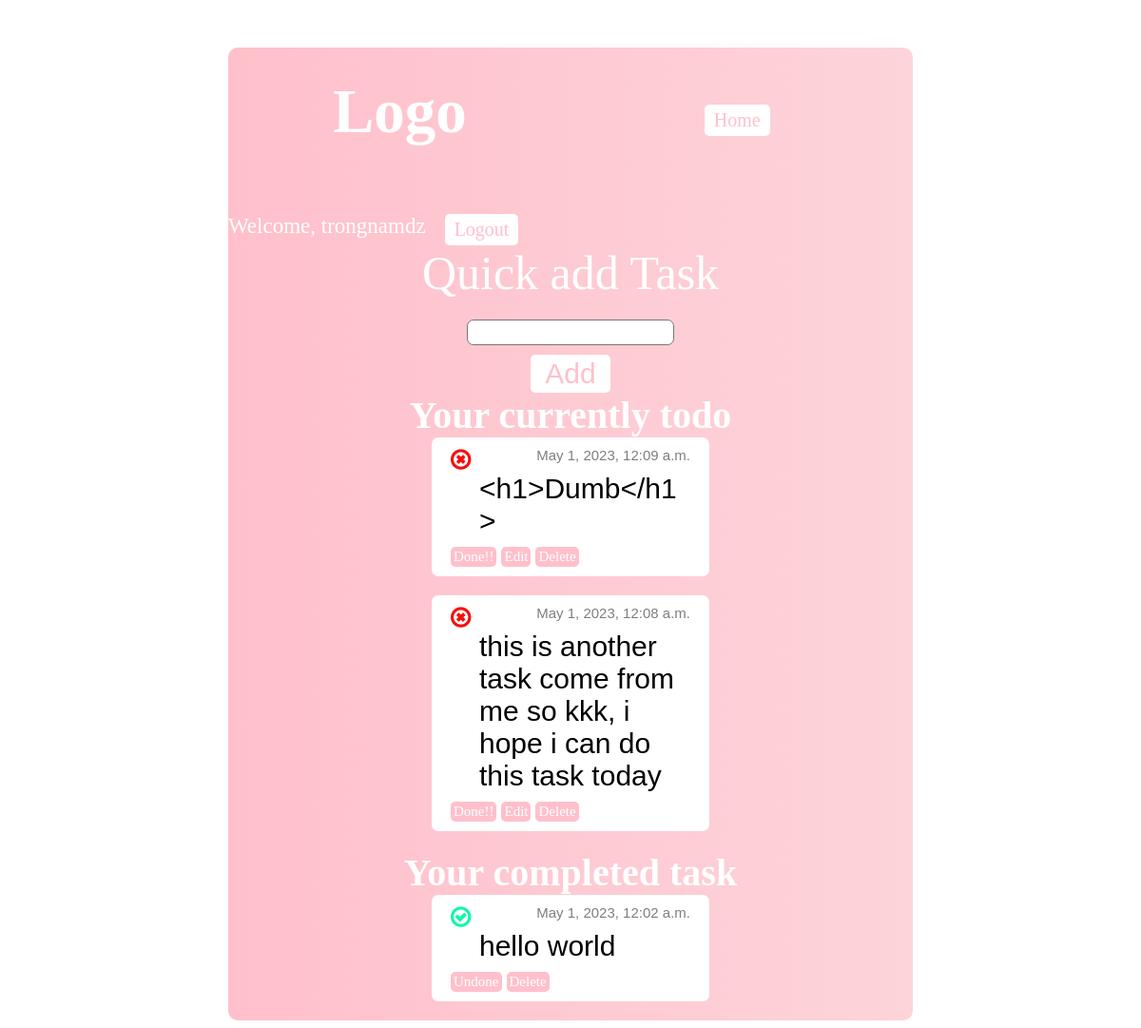
The app's page / (signed in) with its own data.
### base/models.py (models this page shows, shortened)
class Task(models.Model):
    user = models.ForeignKey(User, on_delete=models.CASCADE)
    todo = models.TextField(null=True, blank=False)
    status = models.BooleanField(default=False)
    created = models.DateTimeField(auto_now_add=True)
    done = models.DateTimeField(null=True)

### base/views.py (the view, shortened to what this page needs)
# urls.py: path('', views.Base.as_view(), name='home'),
class Base(View):
    def get(self, request):
        AddTaskForm = AddTask()
        if self.request.user.is_authenticated:
            all_task = Task.objects.all()
            user_task = all_task.filter(user=self.request.user, status=False).order_by('-created')
            done_task = all_task.filter(user=self.request.user, status=True).order_by('-done')
        else:
            user_task = None
            done_task = None
        return render(request, 'base/base.html', {
            'atform': AddTaskForm,
            'task': user_task,
            'done_task': done_task
        })

### base/forms.py
class AddTask(forms.Form):
    taskname = forms.CharField(widget=forms.Textarea(attrs={'class': 'auto-expand'}), required=True, label='Quick add Task')

### base/templates/base/base.html (shortened to what this page needs)
{% load static %}
<!DOCTYPE html>
<html lang="en">
<head>
    <link rel="stylesheet" href="{% static 'base/css/styles.css' %}">
    <link rel="stylesheet" href="{% static 'base/css/base.css' %}">
    <link rel="stylesheet" href="https://cdnjs.cloudflare.com/ajax/libs/font-awesome/4.7.0/css/font-awesome.min.css">
</head>
<body>
    <div class="container group">
        {% include 'header.html' %}
        <form action="" method="post">
            {% for field in atform %}
                <p class="addtask-label">{{field.label}}</p>
                {{field}}
            {% endfor %}
            <button type="submit" class="submit-button">Add</button>
        </form>
        <h1>Your currently todo</h1>
        {% if request.user.is_authenticated %}
            {% if task %}
                {% for i in task %}
                    <div class="todo-container group">
                        <div class="unfinish-icon"><i class="fa fa-times-circle-o" aria-hidden="true"></i></div>
                        <div class="todo-date ">{{i.created}}</div>
                        <div class="todo-name">{{i.todo}}</div>
                        <form><button class="action-button" type="submit" name="done" value="{{i.id}}">Done!!</button></form>
                        <a class="action-button" href="{% url 'edit' i.id %}">Edit</a>
                        <form><button class="action-button" type="submit" name="delete" value="{{i.id}}">Delete</button></form>
                    </div>
                {% endfor %}
            {% else %}
                    <p class="annouce">You haven't add any task yet!!</p>
            {% endif %}
            <h1>Your completed task</h1>
            {% if done_task %}
                {% for i in done_task %}
                <div class="todo-container group">
                    <div class="finish-icon"><i class="fa fa-check-circle-o" aria-hidden="true"></i></div>
                    <div class="todo-date">{{i.created}}</div>
                    <div class="todo-name">{{i.todo}}</div>
                    <form><button class="action-button" type="submit" name="undone" value="{{i.id}}">Undone</button></form>
                    <form><button class="action-button" type="submit" name="delete" value="{{i.id}}">Delete</button></form>
                </div>
                {% endfor %}
            {% else %}
                <p class="annouce bottom">You haven't done any task yet!!</p>
            {% endif %}
        {% else %}
            <p class="annouce bottom">You haven't login yet, please login!</p>
        {% endif %}
    </div>
</body>
</html>

### templates/header.html
<header class="group">
    <nav>
        <ul>
            <li><p class="logo">Logo</p></li>
            <li><a href="{% url 'home' %}" class="func-button">Home</a></li>
            {% if request.user.is_authenticated %}
                <li class="welcome-user">Welcome, {{request.user}}</li>
                <li><a href="{% url 'logout' %}" class="func-button">Logout</a></li>
            {% else %}
                <li><a href="{% url 'login' %}" class="func-button">Login</a></li>
                <li><a href="{% url 'register' %}" class="func-button">Sign up</a></li>
            {% endif %}
        </ul>
    </nav>
</header>

### base/static/base/css/styles.css (style rules this page uses)
* { margin: 0; padding: 0; }
.container { margin: auto; padding-top: 0; width: 60%; background: linear-gradient(to left, rgb(253, 212, 218), pink); height: auto; color: white; border-radius: 10px; margin-top: 50px; margin-bottom: 50px }
li { list-style: none; }
li a { text-decoration: none; }
.func-button { float: left; color: pink; margin-top: 60px; margin-right: 20px; font-size: 20px; box-sizing: border-box; padding: 5px 10px; background-color: white; border-radius: 5px; }
.logo { color: white; float: left; font-size: 65px; margin-left: 110px; margin-right: 250px; margin-top: 20px; padding: 10px 0; font-family: Ink Free; font-weight: bold; }
.welcome-user { float: left; font-size: 23px; font-family: cursive; margin-top: 60px; margin-right: 20px; }
.group:before, .group:after { content: ""; display: table; }
.group:after { clear: both; }
.group { zoom: 1; }

### base/static/base/css/base.css (style rules this page uses)
html { text-align: center; }
.todo-container { overflow-wrap: break-word; background-color: white; color: black; width: 35%; height: auto; margin: auto; border-radius: 7px; margin-bottom: 20px; padding: 10px 20px; font-size: 30px; text-align: left; }
.action-button { float: left; background-color: pink; color: white; border: none; border-radius: 5px; margin-right: 5px; box-sizing: border-box; padding: 2px 3px; font-family: cursive; text-decoration: none; font-size: 15px; }
.todo-date { font-size: 15px; color: rgb(126, 126, 126); font-family: Impact, Haettenschweiler, 'Arial Narrow Bold', sans-serif; text-align: right; }
.todo-name { display: block; margin-left: 30px; font-family: Arial, Helvetica, sans-serif; padding: 10px 0; }
.finish-icon { font-size: 25px; float: left; color: rgb(15, 247, 170); }
.unfinish-icon { font-size: 25px; float: left; color: rgb(247, 15, 15); }
.auto-expand { overflow: hidden; resize: none; height: 25px; width: 30%; margin: 0 auto; font-size: 20px; font-family: cursive; display: block; border-radius: 7px; }
.addtask-label { font-size: 50px; margin-bottom: 20px; font-family: cursive; }
.submit-button { background-color: white; color: pink; border-radius: 5px; padding: 3px 15px; margin-top: 10px; font-size: 30px; border: none; }
h1 { font-size: 40px; }

### records on screen
Task: created "May 1, 2023, 12:09 a.m.", todo "<h1>Dumb</h1>", {{ i.id }} 60 (drawn)
Task: created "May 1, 2023, 12:08 a.m.", todo "this is another task come from me so kkk, i hope i can do this task today", {{ i.id }} 59 (drawn)
Task: created "May 1, 2023, 12:02 a.m.", todo "hello world", {{ i.id }} 57 (drawn)

### other values on screen
{{ request.user }} "trongnamdz"
{{ field.label }} "Quick add Task"
